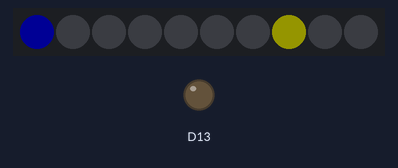
Recording of a sketch running on a simulated Adafruit Circuit Playground Express. On the bench: 10 RGB LEDs in strip order, left to right, output pins drawn as LEDs (lit = HIGH). Dim RGB values are drawn brighter than linear; random numbers use the default seed unless the sketch sets one.

Above: at 0.6 s.
At 7.4 s:
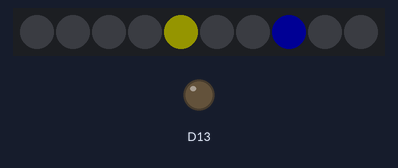
At 14.64 s:
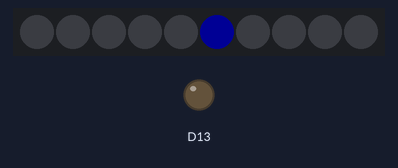
At 19.92 s:
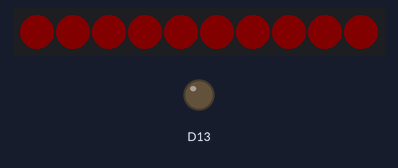
At 27.13 s:
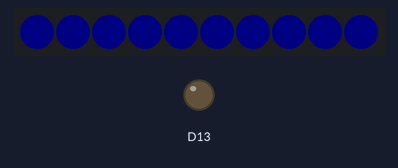
At 38.15 s:
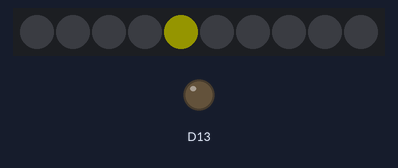

Measured:
- what the display in image 0 shows lasts 0.4 s, from 0.4 s to 0.8 s

The sketch:

game_arduino.ino
```cpp
#include <Adafruit_CircuitPlayground.h>

#define SENSOR_TIME_INCREMENT  30
#define POLICE_TIME_INCREMENT  400
#define THIEF_TIME_INCREMENT   400
#define NUM_OF_LIGHTS 10
#define VOLUME_THRESHOLD 65
#define DIR_CHANGE_MARGIN_TIME 250

int micPin = A0;

long int thiefCounter = 7, policeCounter = 0;
long int startSensorTime, startPoliceTime, startThiefTime, startDirChangeTime, startRandomizerTime;
float volume;
bool isRecent = true;
int thiefDirection = 1, policeDirection = 1;

int randomTime = random(5000,15000);

//return non-negative modulo
int mod(long int a, int b){
    return (a % b + b) % b;
  }

void togglePoliceDirection(){
      policeDirection = -policeDirection;
      policeCounter+=policeDirection;
    }


void toggleThiefDirection(){
      thiefDirection = -thiefDirection;
      thiefCounter+=thiefDirection;
    }


void blinkAllLeds(){
    lightAll(80, 0, 0);
    delay(200);
    lightAll(0, 0, 80);
    delay(200);
    lightAll(80, 0, 0);
    delay(200);
    lightAll(0, 0, 80);
    delay(200);
    lightAll(80, 0, 0);
    delay(200);
    lightAll(80, 0, 0);
    delay(200);
    lightAll(0, 0, 80);
    delay(200);
    lightAll(80, 0, 0);
    delay(200);
    lightAll(0, 0, 80);
    delay(200);
    lightAll(80, 0, 0);
    delay(200);
    lightAll(0, 0, 0);
  }

//reinitialize positions
void resetPositions(){
    policeCounter = random(0,9);
    thiefCounter = policeCounter + 4;
  }

void lightAll(int a, int b, int c) {
  for(int i=0; i<10; i++){
    CircuitPlayground.setPixelColor(i, a,   b,   c);
    }
}


void moveThief(){


    CircuitPlayground.setPixelColor(mod(thiefCounter-thiefDirection, NUM_OF_LIGHTS), 0, 0, 0);
    CircuitPlayground.setPixelColor(mod(thiefCounter, NUM_OF_LIGHTS), 255, 255, 0);

     if(mod(policeCounter, NUM_OF_LIGHTS) == mod(thiefCounter, NUM_OF_LIGHTS)){
        blinkAllLeds();
        resetPositions();
      }

    thiefCounter+=thiefDirection;
    startThiefTime = millis();


  }


void setup() {
  Serial.begin(9600);
  CircuitPlayground.begin();

  startSensorTime = millis();
  startPoliceTime = millis();
  startThiefTime = millis();
  startRandomizerTime = millis();
}

void loop() {


  //read microphone values
  if(millis() - startSensorTime >= SENSOR_TIME_INCREMENT){
      volume = CircuitPlayground.mic.soundPressureLevel(10);
      startSensorTime = millis();
    }


  //change thief's direction when loud sound detected
  if(volume > VOLUME_THRESHOLD && isRecent){
      Serial.println("Direction change");
      if(isRecent){
          startDirChangeTime = millis();
        }
      isRecent = false;
      toggleThiefDirection();
      moveThief();
    }
     if(!isRecent && millis() - startDirChangeTime >= DIR_CHANGE_MARGIN_TIME){
          isRecent = true;
        }


  //move thief
  if(millis() - startThiefTime >= THIEF_TIME_INCREMENT){
    moveThief();
    }


  //move police
  if(millis() - startPoliceTime >= POLICE_TIME_INCREMENT){
    CircuitPlayground.setPixelColor(mod(policeCounter-policeDirection, NUM_OF_LIGHTS), 0, 0, 0);
    CircuitPlayground.setPixelColor(mod(policeCounter, NUM_OF_LIGHTS), 0, 0, 255);

    if(mod(policeCounter, NUM_OF_LIGHTS) == mod(thiefCounter, NUM_OF_LIGHTS)){
        blinkAllLeds();
        resetPositions();
      }

    policeCounter+=policeDirection;
    startPoliceTime = millis();
    }

    //toggle police direction based on time
    if(millis() - startRandomizerTime >= randomTime){
        togglePoliceDirection();
        randomTime = random(2000,15000);
        startRandomizerTime = millis();
      }


}
```
